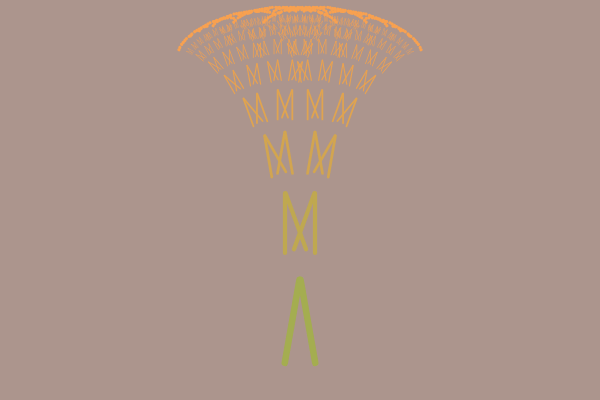
Frame 1 (no input)
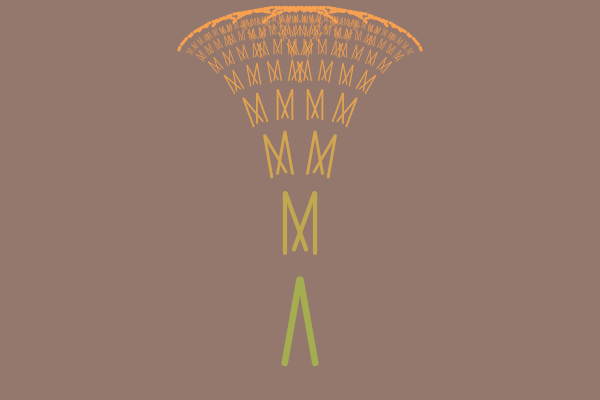
Frame 60 (no input)
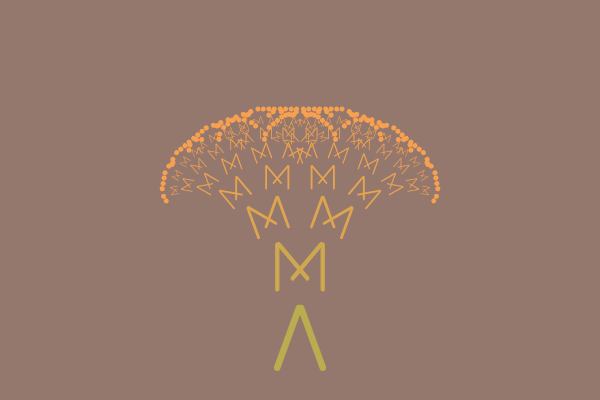
Frame 120 (the mouse pressed at the canvas centre since frame 60)

The p5.js sketch that drew these frames (run headless with seeded random() and noise() and a simulated clock; from frame 60 on, the mouse is pressed at the canvas centre):

// p5.js sketch
// ── sketch.js
const MINIMUM_BRANCH_HEIGHT = 10;
const BRANCH_HEIGHT_MODIFIER = 0.7;
const BRANCH_WIDTH_MODIFIER = 0.65;
const STARTING_BRANCH_WIDTH = 10;

function setup() {
  createCanvas(600, 400);
  angleMode(DEGREES);
}

function draw() {
  background(150, 120, 110, 200);
  noStroke();
  
  // Map the x mouse position to the angle of the branches
  let angle = map(mouseX, 0, width, 10, 30);
  // Map the y mouse position to the tree height
  let branchHeight = map(mouseY, 0, height, 130, 70);
  
  // Set the middle of the screen at the bottom
  // as the starting point
  translate(width / 2, height);
  
  // Recursive branching
  branch(branchHeight, STARTING_BRANCH_WIDTH, angle);
}

function branch(branchHeight, branchWidth, angle) {
  // Change color from green to brown
  let treeColor = color('rgb(255,160,80)')
  treeColor.setRed(red(treeColor) - branchHeight);
  treeColor.setGreen(green(treeColor) + branchWidth * 2);
  fill(treeColor);
  
  let radius = branchHeight / 10;
  // Draw a rounded rectangle representing a branch
  rect(-branchWidth / 2,
       0,
       branchWidth,
       -branchHeight,
       radius); 
  
  // Move to the top of the branch
  // Account for rounded edges to make the connection smooth
  translate(0, -branchHeight + radius / 2);
  
  if (branchHeight > MINIMUM_BRANCH_HEIGHT) {
    let newHeight = branchHeight * BRANCH_HEIGHT_MODIFIER;
    let newWidth = branchWidth * BRANCH_WIDTH_MODIFIER;

    // Right Branch
    push();
    rotate(angle);
    branch(newHeight, newWidth, angle);
    pop();
    
    // Left Branch
    push();
    rotate(-angle);
    branch(newHeight, newWidth, angle);
    pop();
  } else {
    // Stop growing and draw a circle
    // representing a leaf
    push();
    circle(0, 0, branchWidth * 10);
    pop();
  }
}
